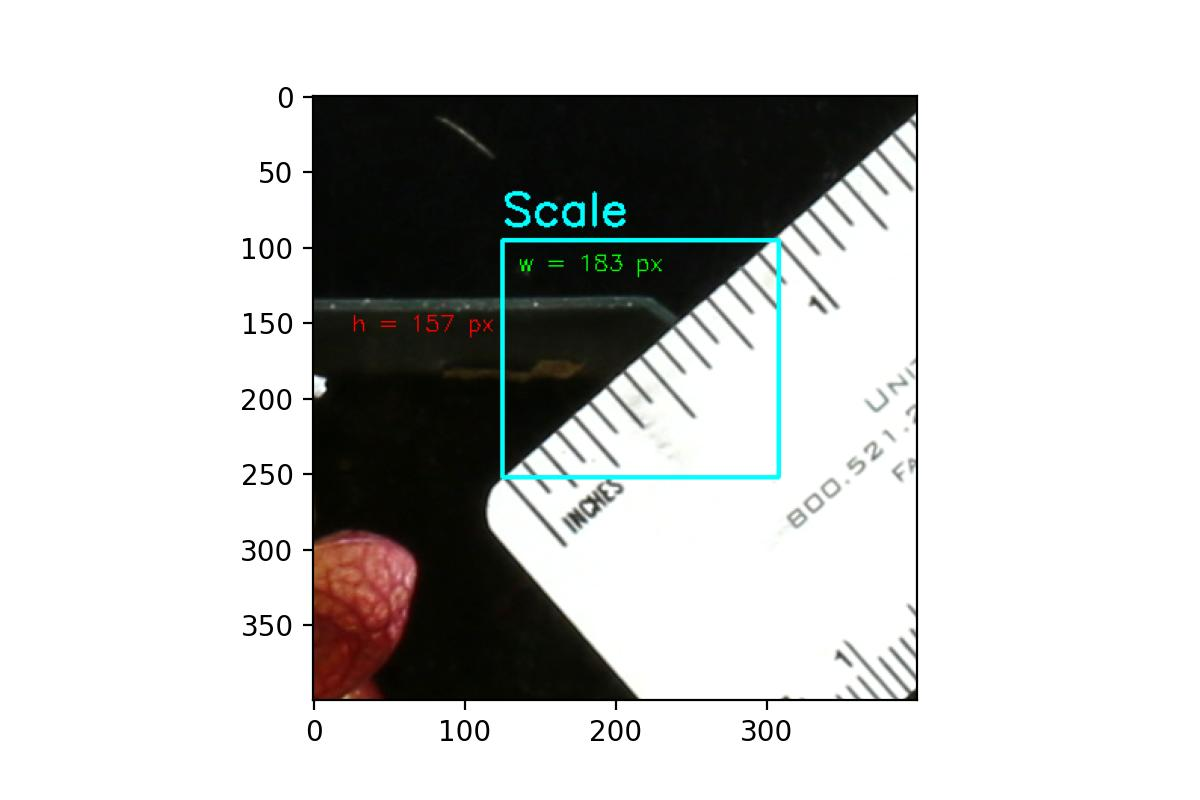
#> input picture data_sarracenia/scale/scale.jpg, 1200 x 800 px; its folder holds only this picture in this run
$ python -i color_analysis.py   (imports and definitions only)
#> lines starting #> are read from the running program, lines starting #| are printed output that depends on the picture; after the words box and inside, x2 and y2 are one past the last pixel; in counts of white or black regions, pixels touching at a corner belong together
### pytcherplants/utils.py
from colorsys import hsv_to_rgb, rgb_to_hsv
from typing import Tuple

import matplotlib as mpl
import numpy as np


def hex2rgb(color):
    """
    Converts the given hexadecimal color code to RGB (on 1-256 scale).

    Referenced from https://stackoverflow.com/a/29643643/6514033
    :param color: the hex code
    :return: the RGB values, in a tuple
    """
    return mpl.colors.to_rgb(color)


def rgb2hex(color):
    return "#{:02x}{:02x}{:02x}".format(int(color[0]), int(color[1]), int(color[2]))


# [13 lines left out: function hex_to_hue_range, not called in this run]


def hue_to_rgb(hue):
    r, g, b = hsv_to_rgb(hue, 0.7, 0.7)
    return float(r), float(g), float(b)


def hue_to_bgr(hue):
    r, g, b = hsv_to_rgb(hue, 0.7, 0.7)
    return float(b), float(g), float(r)


def hue_to_rgb_formatted(k):
    r, g, b = hue_to_rgb(float(k / 360))
    return f"rgb({int(r * 256)},{int(g * 256)},{int(b * 256)})"


def hue_to_bgr_formatted(k):
    b, g, r = hue_to_bgr(float(k / 360))
    return f"bgr({int(b * 256)},{int(g * 256)},{int(r * 256)})"


def row_hsv(row):
    h, s, v = rgb_to_hsv(float(row['R']), float(row['G']), float(row['B']))
    return h, s, v


def row_h(row):
    h, s, v = rgb_to_hsv(float(row['R']), float(row['G']), float(row['B']))
    return h


def row_s(row):
    h, s, v = rgb_to_hsv(float(row['R']), float(row['G']), float(row['B']))
    return s


def row_v(row):
    h, s, v = rgb_to_hsv(float(row['R']), float(row['G']), float(row['B']))
    return v


# [31 lines left out: functions row_date, row_treatment, row_name, not called in this run]

### pytcherplants/color_analysis.py
from colorsys import rgb_to_hsv
from glob import glob
from os.path import join
from pathlib import Path
from typing import List, Tuple, Dict

import cv2
import numpy as np
import pandas as pd

from pytcherplants.utils import hex2rgb, rgb2hex

HEADERS = ['Image', 'Hex', 'R', 'G', 'B', 'H', 'S', 'V', 'Freq', 'Prop']


def analyze_directory(directory_path: str, filetypes: List[str] = None, k: int = 10) -> pd.DataFrame:
    if filetypes is None or len(filetypes) == 0: filetypes = ['png', 'jpg', 'tiff']  # default to PNG, JPG, and TIFF

    extensions = [e for es in [[extension.lower(), extension.upper()] for extension in filetypes] for e in es]
    patterns = [join(directory_path, f"*.{p}") for p in extensions]
    files = sorted([f for fs in [glob(pattern) for pattern in patterns] for f in fs])
    rows = []

    for file in files:
        print(f"Running {k}-means color clustering for image {file}")
        image = cv2.imread(file)
        rows = rows + analyze_image(image=image, name=file, k=k)

    return pd.DataFrame(rows, columns=HEADERS)


def analyze_file(image_path: str, k: int = 10):
#> called with image_path = '../data_sarracenia/scale/scale.jpg', k = 10
    image_name = Path(image_path).stem
    print(f"Running {k}-means color clustering for image {image_name}")
    image = cv2.imread(image_path)
#> image is the input picture: shape (800, 1200, 3); mean B, G, R 199.8, 200.9, 200.2
    rows = analyze_image(image=image, name=image_name, k=k)
    return pd.DataFrame(rows, columns=HEADERS)


def analyze_image(image: np.ndarray, name: str, k: int = 10) -> List[List[str]]:
#> called with name = 'scale', k = 10
    rgb = cv2.cvtColor(image.copy(), cv2.COLOR_BGR2RGB)
    clusters = get_clusters(rgb, k=k)
    total = sum(clusters.values())
    rows = []

    for hex, freq in clusters.items():
        r, g, b = hex2rgb(hex)
        h, s, v = rgb_to_hsv(r, g, b)
        dens = freq / total
        rows.append([name, hex, r, g, b, h, s, v, freq, dens])

    return rows


def get_clusters(
        image: np.ndarray,
        k: int = 10,
        filters: List[Tuple[Tuple[int, int, int], Tuple[int, int, int]]] = None,
        brightness: Tuple[int, int] = (5, 250)) -> Dict[str, int]:
    """
    Performs k-means color clustering on the given image.

    :param image: The input image
    :param k: The number of clusters to use
    :param filters: Color bands (in HSV format) to filter out
    :param brightness: Brightness range (inclusive), values outside it will be omitted
    :return: A dictionary mapping color hex codes to pixel counts
    """
#> called with k = 10, brightness = (5, 250)

    if brightness[0] < 0 or brightness[0] >= brightness[1] or brightness[0] > 254:
        raise ValueError(f"Invalid lower brightness bound")
    if brightness[1] > 255 or brightness[1] <= brightness[0] or brightness[0] < 1:
        raise ValueError(f"Invalid upper brightness bound")

    z = np.float32(image.reshape((-1, 3)))
    criteria = (cv2.TERM_CRITERIA_EPS + cv2.TERM_CRITERIA_MAX_ITER, 10, 1.0)
    _, labels, centers = cv2.kmeans(z, k, None, criteria, 10, cv2.KMEANS_RANDOM_CENTERS)
#> centers = [[162.9, 162.8, 160.9], [104.7, 27.09, 19.27], [9.94, 11.14, 7.25], [255.6, 255.8, 255.7], [143.8, 98.57, 90.04], [27.89, 242.3, 242.8], [149.6, 253.9, 253.7], [45.9, 56.93, 47.81], [219.5, 221.3, 219.8], [32.51, 165.1, 141.6]]
    labels = labels.reshape((image.shape[:-1]))
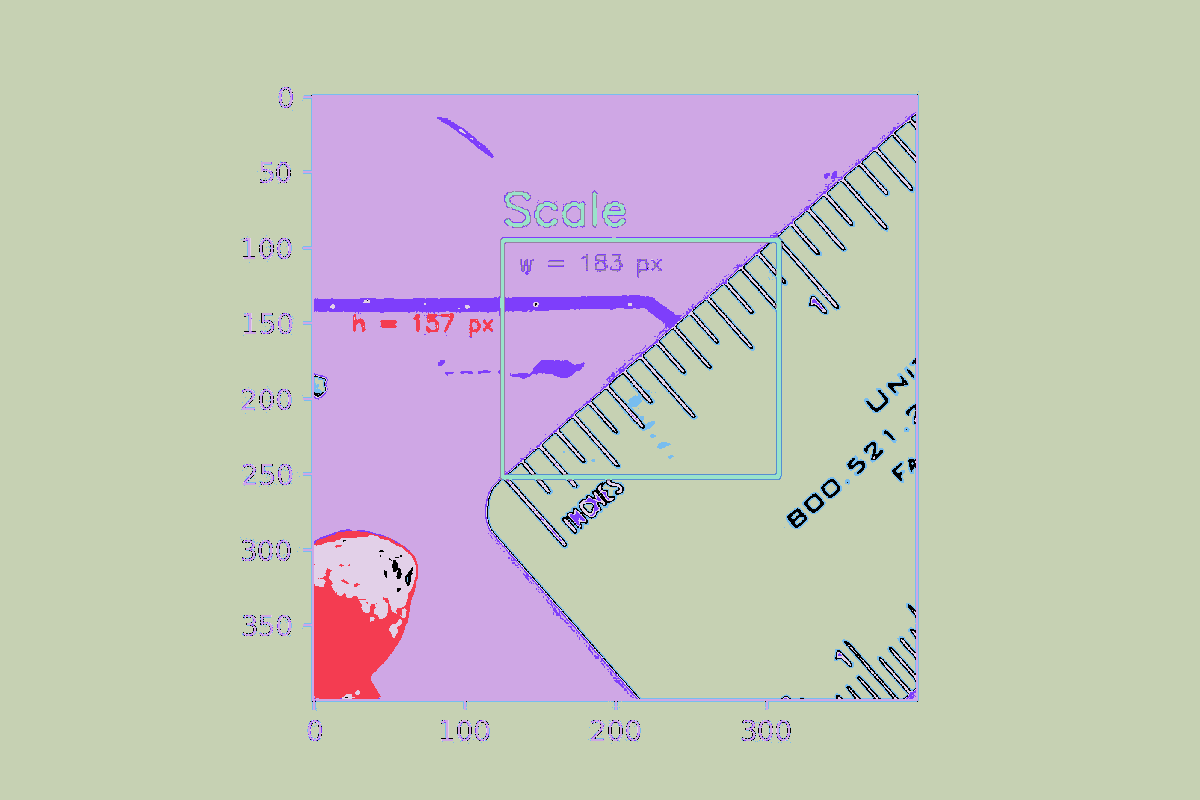
#> labels: shape (800, 1200) int32; 10 distinct labels, from 0 to 9; one colour per label, 0 black
    averaged = np.uint8(centers)[labels]
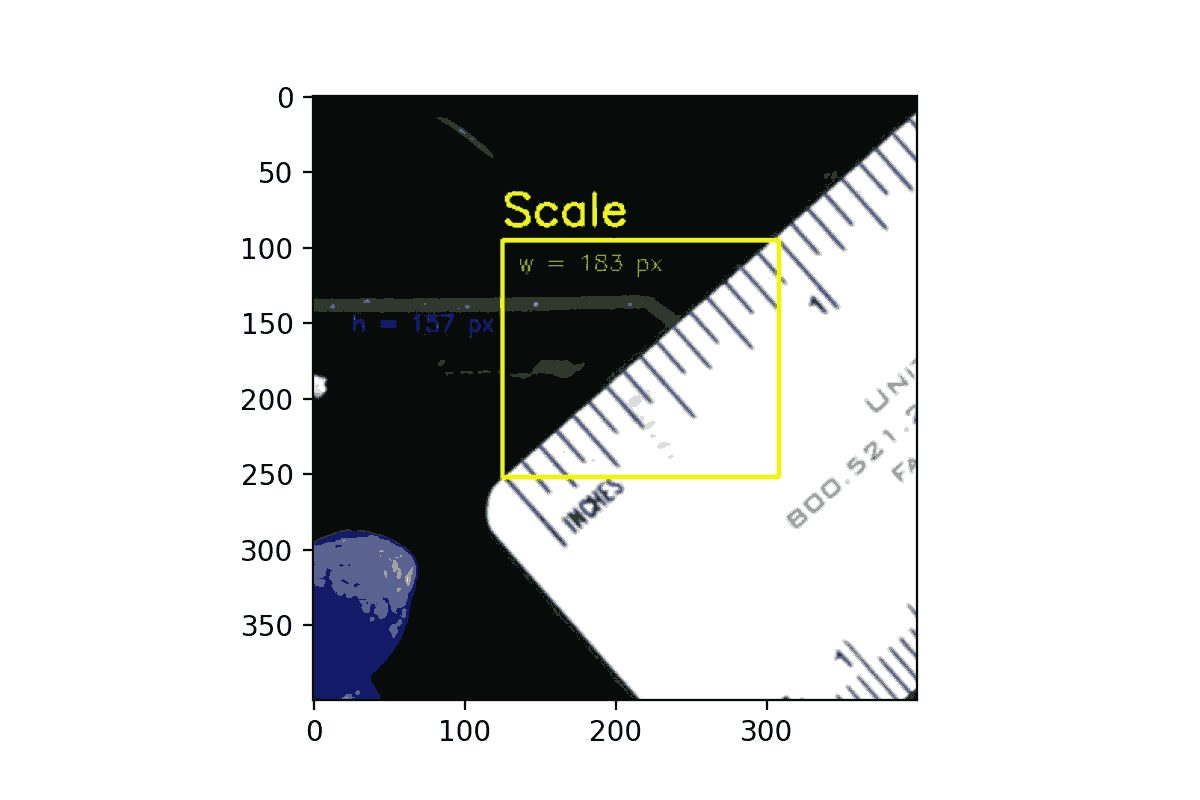
#> averaged: shape (800, 1200, 3); mean of channels 0, 1, 2 200.2, 201, 199.9; drawn as B, G, R

    if filters is not None and len(filters) > 0:
        for band in filters:
            lo_hsv = band[0]
            hi_hsv = band[1]
            print(f"Removing unwanted hue range [HSV ({str(lo_hsv[0])}, {str(lo_hsv[1])}, {str(lo_hsv[2])}) - ({hi_hsv[0]}, {hi_hsv[1]}, {hi_hsv[2]})]")
            lower = np.array(lo_hsv)
            upper = np.array(hi_hsv)
            hsv = cv2.cvtColor(averaged, cv2.COLOR_RGB2HSV)
            mask = cv2.inRange(hsv, lower, upper)
            filtered = cv2.bitwise_and(image, image, mask=mask)
    else:
        filtered = image

    counts = dict()
    for ii, cc in enumerate(centers):
        # ignore black or white background
        if all(c < brightness[0] for c in cc):
            print(f"Cluster {ii} is black background, ignoring")
            continue

        if all(c > brightness[1] for c in cc):
            print(f"Cluster {ii} is white background, ignoring")
            continue

        hex_code = rgb2hex(cc)
        mask = np.dstack([cv2.inRange(labels, ii, ii)] * 3)
        count = len(np.nonzero(cv2.bitwise_and(filtered, mask))[0])
        counts[hex_code] = count
        print(f"Cluster {ii} ({hex_code}): {count}")
#> this loop made 10 passes
#> (cc, hex_code, count) on passes 1, 2, 3, 5, 6, 7, 8, 9, 10: ([162.9, 162.8, 160.9], '#a2a2a0', 21630), ([104.7, 27.09, 19.27], '#681b13', 26421), ([9.94, 11.14, 7.25], '#090b07', 531124), ([143.8, 98.57, 90.04], '#8f625a', 31848), ([27.89, 242.3, 242.8], '#1bf2f2', 14951), ([149.6, 253.9, 253.7], '#95fdfd', 2910), ([45.9, 56.93, 47.81], '#2d382f', 28519), ([219.5, 221.3, 219.8], '#dbdddb', 32967), ([32.51, 165.1, 141.6], '#20a58d', 4259)
#| Cluster 0 (#a2a2a0): 21630
#| Cluster 1 (#681b13): 26421
#| Cluster 2 (#090b07): 531124
#| Cluster 3 is white background, ignoring
#| Cluster 4 (#8f625a): 31848
#| Cluster 5 (#1bf2f2): 14951
#| Cluster 6 (#95fdfd): 2910
#| Cluster 7 (#2d382f): 28519
#> (further printed lines are left out)
#> pass 1, in get_clusters, `mask = np.dstack([cv2.inRange(labels, ii, ii)] * 3)`:
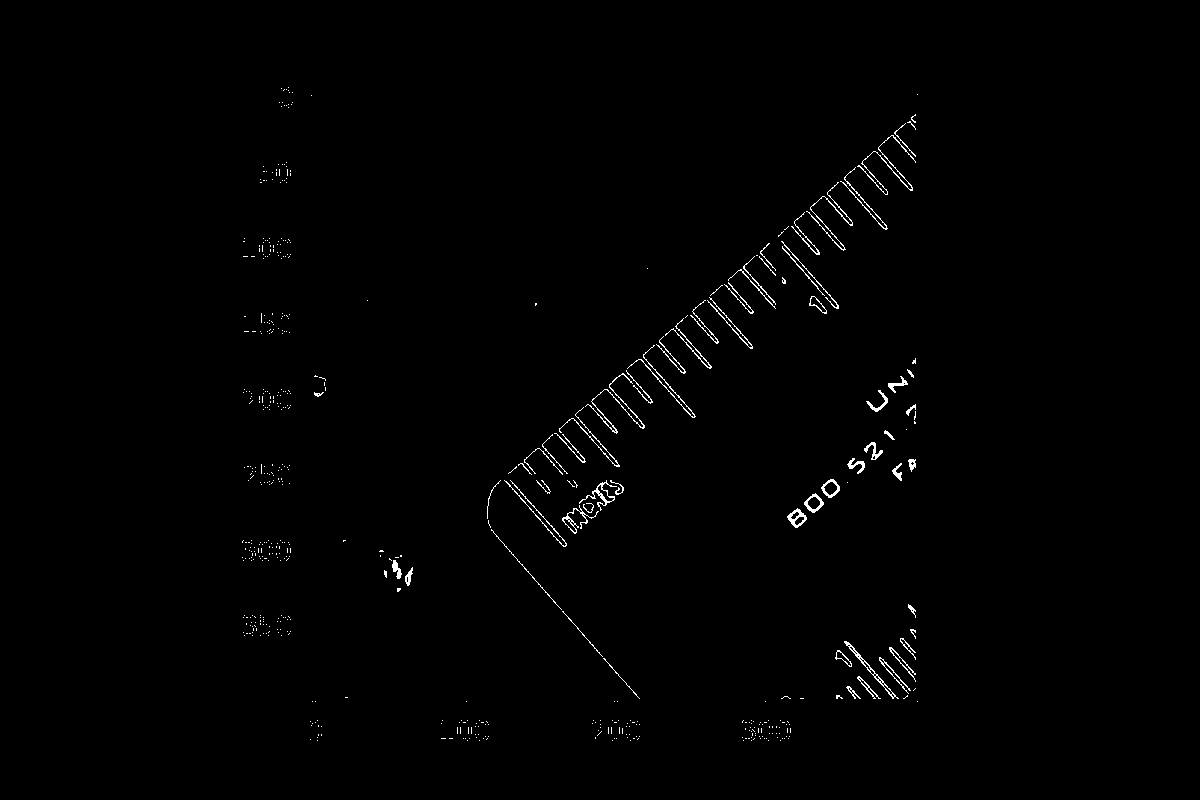
#> mask: shape (800, 1200, 3); 0.75% white in thin lines or dots, all inside (x1, y1, x2, y2) = (242, 87, 918, 741)
#> pass 3, in get_clusters, `mask = np.dstack([cv2.inRange(labels, ii, ii)] * 3)`:
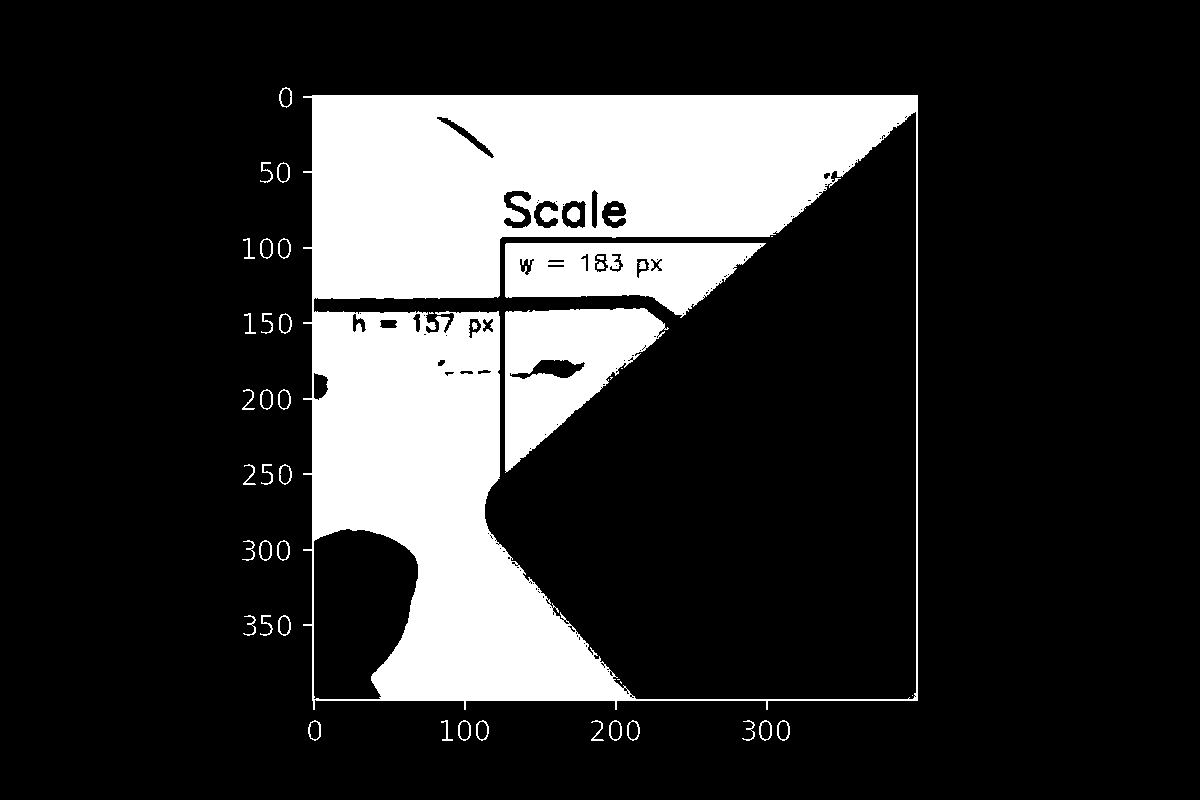
#> mask: shape (800, 1200, 3); 19.2% white; 47 white regions (7 under 20 px), largest, box (x1, y1, x2, y2) and area: (303, 95, 918, 710) 155326, (505, 308, 669, 473) 13989, (505, 243, 766, 318) 12203
#> after the loop, counts = 9 items

    return counts

>>> result = analyze_file('../data_sarracenia/scale/scale.jpg')
#> in analyze_image, `total = sum(clusters.values())`: total = 694629
#> the loop in analyze_image, `for hex, freq in clusters.items():` made 9 passes
#> (hex, freq, r, g, b, h, s, v) on passes 1 to 9: ('#a2a2a0', 21630, 0.635, 0.635, 0.627, 0.167, 0.0123, 0.635), ('#681b13', 26421, 0.408, 0.106, 0.0745, 0.0157, 0.817, 0.408), ('#090b07', 531124, 0.0353, 0.0431, 0.0275, 0.25, 0.364, 0.0431), ('#8f625a', 31848, 0.561, 0.384, 0.353, 0.0252, 0.371, 0.561), ('#1bf2f2', 14951, 0.106, 0.949, 0.949, 0.5, 0.888, 0.949), ('#95fdfd', 2910, 0.584, 0.992, 0.992, 0.5, 0.411, 0.992), ('#2d382f', 28519, 0.176, 0.22, 0.184, 0.364, 0.196, 0.22), ('#dbdddb', 32967, 0.859, 0.867, 0.859, 0.333, 0.00905, 0.867), ('#20a58d', 4259, 0.125, 0.647, 0.553, 0.47, 0.806, 0.647)
#> after the loop in analyze_image, `for hex, freq in clusters.items():`: rows = 9 items
#> result = table of 9 rows and 10 columns
